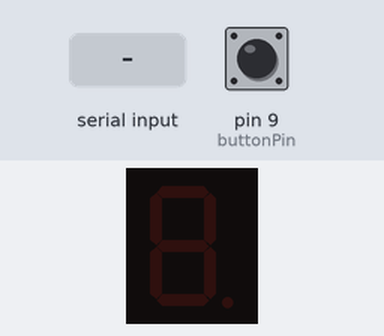
This sketch was run on a simulated Arduino Uno, built with avr-gcc and run on an emulated ATmega328P. Shown: 1-digit seven-segment display. Wiring (inferred from the names in the program): 1-digit 7-segment display, segments lit when HIGH: segments pin 2, pin 3, pin 4, pin 5, pin 6, pin 7, pin 8. The test bench sets the inputs (shaded band); at power-on: pin 9 (buttonPin) LOW. The segment pins are drawn as the display they are named for.

Above: at 1.2 s.
1.3 s: pin 9 (buttonPin) pulled HIGH for 3.2 s
At 5.8 s:
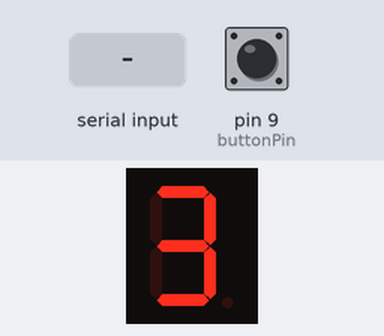
6.0 s: "90,45\n" received over Serial
At 8.8 s:
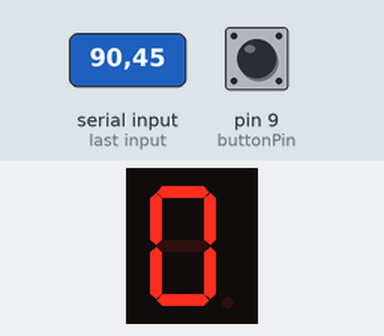
9.0 s: pin 9 (buttonPin) pulled HIGH for 0.15 s
At 10.6 s:
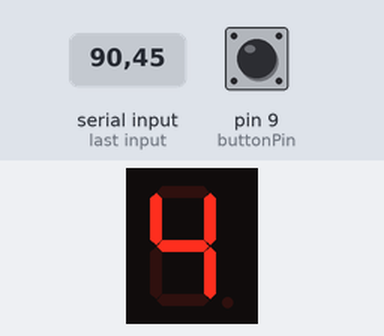
11.5 s: "5\n" received over Serial
At 14.3 s:
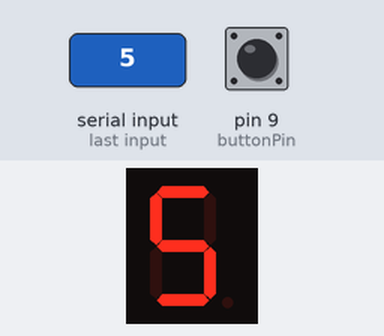
14.5 s: pin 9 (buttonPin) pulled HIGH for 3.2 s
At 19.5 s:
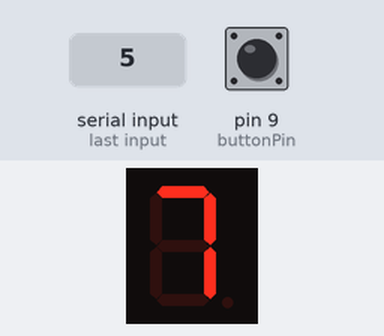
20.0 s: pin 9 (buttonPin) pulled HIGH for 1 s
At 21.4 s:
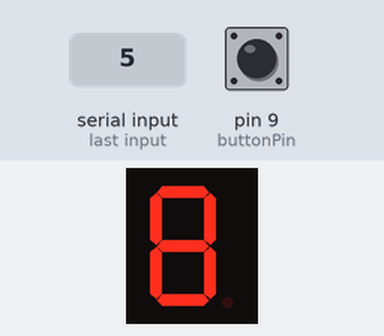
Timing chart, 0 to 23.0 s (numbered marks = the images above; inputs shaded):
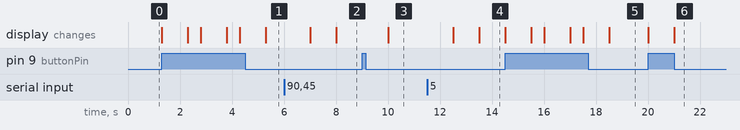

Measured:
- after the input at 1.3 s, the display: first changes at once (image 1 shows a later state)
- after the input at 6.0 s, the display: first changes after 1.0 s (image 2 shows a later state)
- after the input at 9.0 s, the display: changes after 1.0 s (image 3)
- after the input at 11.5 s, the display: first changes after 1.0 s (image 4 shows a later state)
- after the input at 14.5 s, the display: first changes at once (image 5 shows a later state)
- after the input at 20.0 s, the display: first changes at once (image 6 shows a later state)

The sketch:

bai3.ino
```cpp
int currentNumber = 0;  // Số thứ tự hiện tại
int calledNumber = 0;   // Số thứ tự đang được gọi
int buttonPin = 9;      // Chân kết nối nút bấm
int buttonState = 0;

const int segmentPins[] = {2, 3, 4, 5, 6, 7, 8}; // Các chân LED 7 đoạn

const int digits[10][7] = {
  {1, 1, 1, 1, 1, 1, 0}, // 0
  {0, 1, 1, 0, 0, 0, 0}, // 1
  {1, 1, 0, 1, 1, 0, 1}, // 2
  {1, 1, 1, 1, 0, 0, 1}, // 3
  {0, 1, 1, 0, 0, 1, 1}, // 4
  {1, 0, 1, 1, 0, 1, 1}, // 5
  {1, 0, 1, 1, 1, 1, 1}, // 6
  {1, 1, 1, 0, 0, 0, 0}, // 7
  {1, 1, 1, 1, 1, 1, 1}, // 8
  {1, 1, 1, 1, 0, 1, 1}  // 9
};

void setup() {
  Serial.begin(9600);
  for (int i = 0; i < 7; i++) {
    pinMode(segmentPins[i], OUTPUT); // Chân đầu ra cho LED 7 đoạn
  }
  pinMode(buttonPin, INPUT);         // Nút bấm để người dùng lấy số
}

void loop() {
  // Đọc nút bấm để lấy số thứ tự
  buttonState = digitalRead(buttonPin);
  if (buttonState == HIGH) {
    currentNumber++;
    if (currentNumber > 99) currentNumber = 0; // Reset khi vượt quá 99
    displayNumber(currentNumber);
    delay(500); // Tránh nhấn nhiều lần
  }

  // Nhận số thứ tự từ phần mềm WinForms
  if (Serial.available() > 0) {
    String incoming = Serial.readString();
    calledNumber = incoming.toInt();
    displayNumber(calledNumber);
  }
}

// Hàm hiển thị số lên LED 7 đoạn
void displayNumber(int num) {
  int tens = num / 10;
  int ones = num % 10;
  // Hiển thị số hàng chục
  for (int i = 0; i < 7; i++) {
    digitalWrite(segmentPins[i], digits[tens][i]);
  }
  delay(1000); // Hiển thị số hàng đơn vị sau đó
  for (int i = 0; i < 7; i++) {
    digitalWrite(segmentPins[i], digits[ones][i]);
  }
}
```
